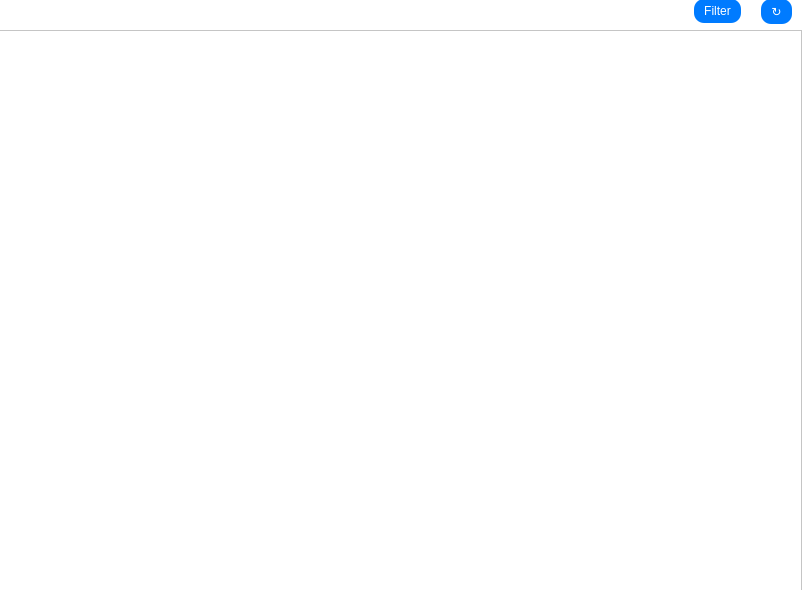
<?xml version="1.0" encoding="UTF-8"?>
<ui version="4.0">
 <class>InvoiceScene</class>
 <widget class="QWidget" name="InvoiceScene">
  <property name="geometry">
   <rect>
    <x>0</x>
    <y>0</y>
    <width>802</width>
    <height>590</height>
   </rect>
  </property>
  <property name="windowTitle">
   <string>Hotel</string>
  </property>
  <widget class="QWidget" name="containerQwidget" native="true">
   <property name="geometry">
    <rect>
     <x>-10</x>
     <y>-10</y>
     <width>821</width>
     <height>611</height>
    </rect>
   </property>
   <property name="styleSheet">
    <string notr="true"/>
   </property>
   <layout class="QHBoxLayout" name="horizontalLayout">
    <item>
     <layout class="QVBoxLayout" name="verticalLayout" stretch="8">
      <property name="sizeConstraint">
       <enum>QLayout::SetDefaultConstraint</enum>
      </property>
      <item>
       <widget class="QWidget" name="widget" native="true">
        <property name="styleSheet">
         <string notr="true">background-color: #FFFFFF</string>
        </property>
        <layout class="QVBoxLayout" name="verticalLayout_2">
         <item>
          <widget class="QWidget" name="widget_2" native="true">
           <property name="styleSheet">
            <string notr="true"/>
           </property>
           <layout class="QHBoxLayout" name="horizontalLayout_3" stretch="0,0,0">
            <property name="spacing">
             <number>20</number>
            </property>
            <property name="sizeConstraint">
             <enum>QLayout::SetMinimumSize</enum>
            </property>
            <property name="leftMargin">
             <number>0</number>
            </property>
            <property name="topMargin">
             <number>0</number>
            </property>
            <property name="rightMargin">
             <number>10</number>
            </property>
            <property name="bottomMargin">
             <number>0</number>
            </property>
            <item>
             <spacer name="horizontalSpacer">
              <property name="orientation">
               <enum>Qt::Horizontal</enum>
              </property>
              <property name="sizeHint" stdset="0">
               <size>
                <width>40</width>
                <height>20</height>
               </size>
              </property>
             </spacer>
            </item>
            <item>
             <widget class="QPushButton" name="filter_btn">
              <property name="styleSheet">
               <string notr="true">QPushButton {
                background-color: #007BFF;  /* Màu nền */
                color: white;                 /* Màu chữ */
                border: none;                 /* Không viền */
                border-radius: 10px;         /* Bo tròn góc */
                padding: 5px 10px;          /* Khoảng cách bên trong */
            }
            QPushButton:hover {
                background-color: #0056b3;   /* Màu nền khi di chuột qua */
            }</string>
              </property>
              <property name="text">
               <string>Filter</string>
              </property>
             </widget>
            </item>
            <item>
             <widget class="QPushButton" name="refresh_btn">
              <property name="styleSheet">
               <string notr="true">QPushButton {
                background-color: #007BFF;  /* Màu nền */
                color: white;                 /* Màu chữ */
                border: none;                 /* Không viền */
                border-radius: 10px;         /* Bo tròn góc */
                padding: 5px 10px;          /* Khoảng cách bên trong */
            }
            QPushButton:hover {
                background-color: #0056b3;   /* Màu nền khi di chuột qua */
            }</string>
              </property>
              <property name="text">
               <string>↻</string>
              </property>
              <property name="flat">
               <bool>true</bool>
              </property>
             </widget>
            </item>
           </layout>
          </widget>
         </item>
         <item>
          <widget class="QTableView" name="invoice_data_table">
           <property name="sizePolicy">
            <sizepolicy hsizetype="Expanding" vsizetype="Expanding">
             <horstretch>0</horstretch>
             <verstretch>0</verstretch>
            </sizepolicy>
           </property>
           <property name="selectionBehavior">
            <enum>QAbstractItemView::SelectRows</enum>
           </property>
           <property name="showGrid">
            <bool>false</bool>
           </property>
           <property name="sortingEnabled">
            <bool>true</bool>
           </property>
           <attribute name="horizontalHeaderCascadingSectionResizes">
            <bool>false</bool>
           </attribute>
           <attribute name="verticalHeaderCascadingSectionResizes">
            <bool>false</bool>
           </attribute>
          </widget>
         </item>
        </layout>
       </widget>
      </item>
     </layout>
    </item>
   </layout>
  </widget>
 </widget>
 <resources/>
 <connections/>
</ui>
